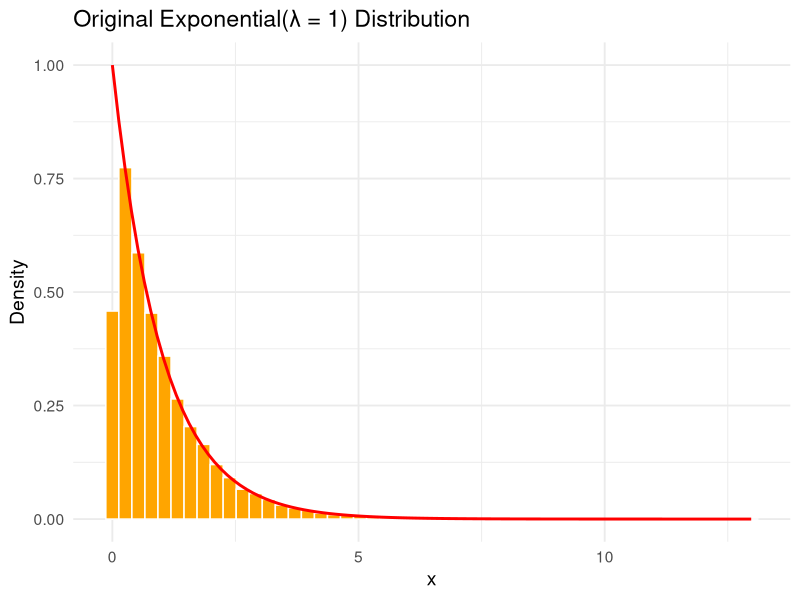
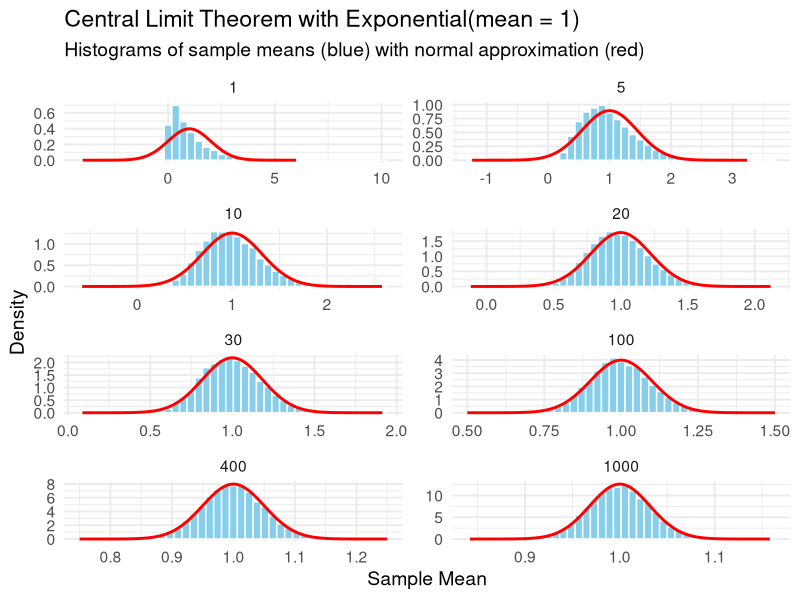

Write the R code that produced these figures, in order.
#central limit theorem code
library(tidyverse)

#parameters
n_sim <- 10000
lambda <- 1
sample_sizes <- c(1, 5, 10, 20, 30, 100, 400, 1000)

#lambda is the rate parameter for the exponential distribution (mean = 1/lambda)
#sample sizes is the vector of different samples that we're comparing

data.original <- data.frame(x=rexp(50000, rate = lambda))
#the original density

clt_data <- lapply(sample_sizes, function(n) {
  sample_means <- replicate(n_sim, mean(rexp(n, rate = lambda)))
  data.frame(sample_mean = sample_means, n = factor(n))
}) %>% bind_rows()

#rexp(n, rate) is drawing n samples from an exponential distribution
#we compute the mean of these
#doing this n_sims times
#do this for each sample size
#combine the results into a dataframe

#theoretical mean and variance
mean_theory <- 1 / lambda
var_theory <- 1 / (lambda^2)

#compute the mean and variance from central limit theorem

normal_df <- bind_rows(lapply(sample_sizes, function(n) {
  sd_n <- sqrt(var_theory / n)
  x_seq <- seq(mean_theory - 5*sd_n, mean_theory + 5*sd_n, length.out = 400)
  data.frame(
    x = x_seq,
    density = dnorm(x_seq, mean = mean_theory, sd = sd_n),
    n = factor(n)
  )
}))

#for each sample size, compute the theoretical standard deviation of the sample mean
#generate x values around the mean (length 400)
#compute the normal density at each x using dnorm

#plot of the original data
p1 <- ggplot(data.original, aes(x = x)) +
  geom_histogram(aes(y = after_stat(density)), bins = 50,
                 fill = "orange", color = "white") +
  stat_function(fun = dexp, args = list(rate = lambda),
                color = "red", linewidth = 1) +
  labs(title = "Original Exponential(λ = 1) Distribution",
       x = "x", y = "Density") +
  theme_minimal(base_size = 14)


#Plot
p2 <- ggplot(clt_data, aes(x = sample_mean)) +
  geom_histogram(aes(y = after_stat(density)), bins = 40,
                 fill = "skyblue", color = "white") +
  geom_line(data = normal_df, aes(x = x, y = density), 
            color = "red", linewidth = 1) +
  facet_wrap(~ n, scales = "free", ncol = 2) +
  labs(
    title = "Central Limit Theorem with Exponential(mean = 1)",
    subtitle = "Histograms of sample means (blue) with normal approximation (red)",
    x = "Sample Mean", y = "Density"
  ) +
  theme_minimal(base_size = 14)


#plotting simulated sample means for each sample size
#adding a red line showing the normal distribution predicted by the CLT
p1
p2

#exponential distribution used a lot to model failure times, like for a machine component
#think like piece on a circuit board on your phone or a lightblub
